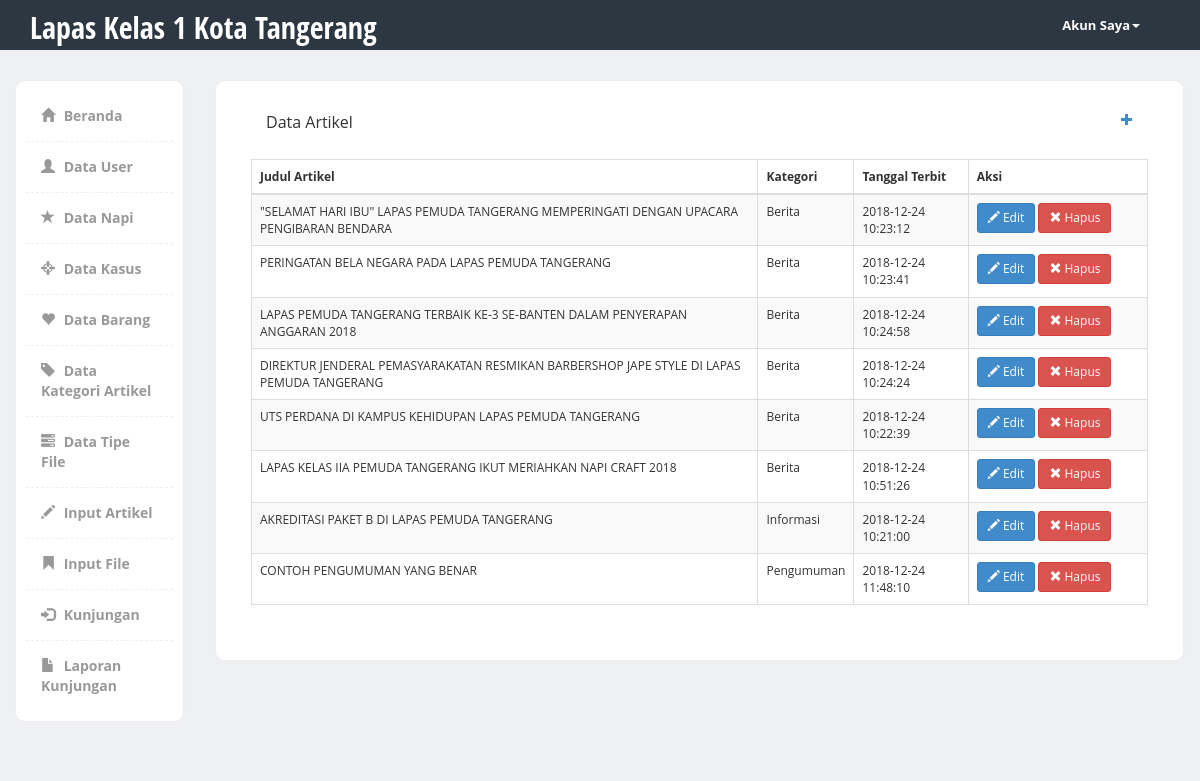
The page /admin/index.php?page=artikel (signed in) on the database its author committed.
### tables this page shows
CREATE TABLE IF NOT EXISTS `artikel` (
  `id_artikel` varchar(5) NOT NULL,
  `judul_artikel` varchar(225) NOT NULL,
  `id_kategori_artikel` varchar(3) NOT NULL,
  `artikel` text NOT NULL,
  `username` varchar(8) NOT NULL,
  `tgl_terbit` datetime NOT NULL,
  `views` int(11) NOT NULL
);

CREATE TABLE IF NOT EXISTS `kategori_artikel` (
  `id_kategori_artikel` varchar(3) NOT NULL,
  `kategori_artikel` varchar(30) NOT NULL
);

### admin/page/artikel.php (the view)
<div class="row">
    <div class="col-md-12">
        <div class="content-box-large">
            <div class="panel-heading">
                <div class="panel-title">Data Artikel</div>
                <div class="panel-options">
                    <a href="index.php?page=artikel-add" data-rel="reload"><i class="glyphicon glyphicon-plus"></i></a>
                </div>
            </div>
            <div class="panel-body">
            <table cellpadding="0" cellspacing="0" class="table table-striped table-bordered" id="example">
                <thead>
                    <tr>
                        <th>Judul Artikel</th>
                        <th>Kategori</th>
                        <th>Tanggal Terbit</th>
                        <th style="width: 20%">Aksi</th>
                    </tr>
                </thead>
                <tbody>
                <?php
                    $r = $con->query("SELECT artikel.id_artikel, artikel.judul_artikel, kategori_artikel.kategori_artikel, artikel.tgl_terbit FROM kategori_artikel INNER JOIN artikel ON kategori_artikel.id_kategori_artikel = artikel.id_kategori_artikel");
                    while ($rr = $r->fetch_array()) {
                ?>
                    <tr>
                        <td><?php echo $rr['judul_artikel'];?></td>
                        <td><?php echo $rr['kategori_artikel'];?></td>
                        <td><?php echo $rr['tgl_terbit'];?></td>
                        <td class="center">
                            <a href="index.php?page=artikel-edit&id_artikel=<?php echo $rr['id_artikel'];?>" class="btn btn-primary btn-sm"><i class="glyphicon glyphicon-pencil"></i> Edit</a>
                            <a href="controller/act-artikel-del.php?id_artikel=<?php echo $rr['id_artikel'];?>" onclick="return confirm('Yakin ingin hapus data?')" class="btn btn-danger btn-sm"><i class="glyphicon glyphicon-remove"></i> Hapus</a>
                        </td>
                    </tr>
                <?php
                    }
                ?>
                </tbody>
            </table>
            </div>
        </div>
    </div>
</div>

### admin/assets/css/styles.css (style rules this page uses)
body { font-family: 'Open Sans', sans-serif; background-color: #f7f7f7; position: relative; margin: 0px; font-size: 12px; padding: 0px; }
.content-box, .content-box-large { margin-bottom:30px; background:#fff; border-radius:10px; padding:10px; border-left:1px solid #eee; border-top:1px solid #eee; border-right:2px solid #eee; border-bottom:2px solid #eee; }
.content-box-large { padding: 20px; }
body { background-color: #eff0f3; }
.panel-heading>.panel-title, .content-box-header .panel-title { float: left; padding: 10px 15px; padding-top: 0px; }
.panel-heading>.panel-options, .content-box-header .panel-options { float: right; padding-right: 15px; }
.panel-heading>.panel-options>a, .content-box-header .panel-options>a { margin-top: 10px; }
.panel-body { clear:both; }

### rows shown on the page
artikel: judul_artikel "\"SELAMAT HARI IBU\" LAPAS PEMUDA TANGERANG MEMPERINGATI DENGAN UPACARA PENGIBARAN BENDARA", id_kategori_artikel.kategori_artikel "Berita", tgl_terbit "2018-12-24 10:23:12"
artikel: judul_artikel "PERINGATAN BELA NEGARA PADA LAPAS PEMUDA TANGERANG", id_kategori_artikel.kategori_artikel "Berita", tgl_terbit "2018-12-24 10:23:41"
artikel: judul_artikel "LAPAS PEMUDA TANGERANG TERBAIK KE-3 SE-BANTEN DALAM PENYERAPAN ANGGARAN 2018", id_kategori_artikel.kategori_artikel "Berita", tgl_terbit "2018-12-24 10:24:58"
artikel: judul_artikel "DIREKTUR JENDERAL PEMASYARAKATAN RESMIKAN BARBERSHOP JAPE STYLE DI LAPAS PEMUDA TANGERANG", id_kategori_artikel.kategori_artikel "Berita", tgl_terbit "2018-12-24 10:24:24"
artikel: judul_artikel "UTS PERDANA DI KAMPUS KEHIDUPAN LAPAS PEMUDA TANGERANG", id_kategori_artikel.kategori_artikel "Berita", tgl_terbit "2018-12-24 10:22:39"
artikel: judul_artikel "LAPAS KELAS IIA PEMUDA TANGERANG IKUT MERIAHKAN NAPI CRAFT 2018", id_kategori_artikel.kategori_artikel "Berita", tgl_terbit "2018-12-24 10:51:26"
artikel: judul_artikel "AKREDITASI PAKET B DI LAPAS PEMUDA TANGERANG", id_kategori_artikel.kategori_artikel "Informasi", tgl_terbit "2018-12-24 10:21:00"
artikel: judul_artikel "CONTOH PENGUMUMAN YANG BENAR", id_kategori_artikel.kategori_artikel "Pengumuman", tgl_terbit "2018-12-24 11:48:10"
